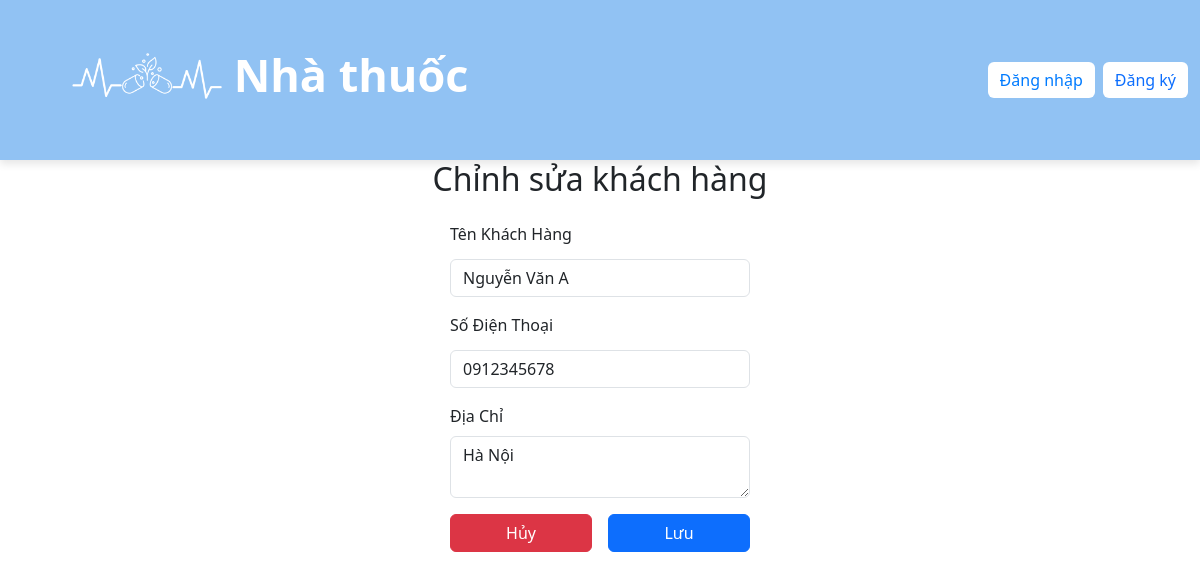
The page /edit_khachHang.php?MaKH=1 on the database its author committed.
### tables this page shows
CREATE TABLE KhachHang (
    MaKH INT AUTO_INCREMENT PRIMARY KEY,
    TenKH VARCHAR(100) NOT NULL,
    SoDienThoai VARCHAR(15) NOT NULL, 
    DiaChi TEXT NOT NULL
);

### public/edit_khachHang.php (the view, shortened to what this page needs)
<?php
require_once __DIR__ . '/../src/bootstrap.php';
if (isset($_GET['MaKH'])) {
    $maKH = $_GET['MaKH'];
    $stmt = $pdo->prepare("SELECT * FROM KhachHang WHERE MaKH = :maKH");
    $stmt->execute(['maKH' => $maKH]);
    $khachHang = $stmt->fetch(PDO::FETCH_ASSOC);
} else {
    die("Thiếu mã khách hàng!");
}
include __DIR__ . '/../src/partials/head.php';
include __DIR__ . '/../src/partials/header.php';
?>
<div class="container d-flex justify-content-center align-items-center">
    <div class="col-md-6">
        <h2 class="text-center mb-4">Chỉnh sửa khách hàng</h2>
        <form method="POST">
            <div class="mb-3">
                <label for="TenKH" class="form-label">Tên Khách Hàng</label>
                <input type="text" class="form-control" id="TenKH" name="TenKH"
                    value="<?php echo htmlspecialchars($khachHang['TenKH']); ?>" required>
            </div>
            <div class="mb-3">
                <label for="SoDienThoai" class="form-label">Số Điện Thoại</label>
                <input type="text" class="form-control" id="SoDienThoai" name="SoDienThoai"
                    value="<?php echo htmlspecialchars($khachHang['SoDienThoai']); ?>" required>
            </div>
            <div class="mb-3">
                <label for="DiaChi" class="form-label">Địa Chỉ</label>
                <textarea class="form-control" id="DiaChi" name="DiaChi"
                    required><?php echo htmlspecialchars($khachHang['DiaChi']); ?></textarea>
            </div>
            <div class="d-flex justify-content-center gap-3">
                <a href="index.php" class="btn btn-danger w-50 text-center">Hủy</a>
                <button type="submit" class="btn btn-primary w-50">Lưu</button>
            </div>
        </form>
    </div>
</div>

### public/css/style.css (style rules this page uses)
form { width: 300px; margin: auto; }
input { width: 100%; padding: 10px; margin: 5px 0; border: 1px solid #ccc; border-radius: 5px; }
button { width: 100%; padding: 10px; background-color: #007bff; color: rgb(255, 255, 255); border: none; border-radius: 5px; }

### rows shown on the page
khachhang: TenKH "Nguyễn Văn A", SoDienThoai "0912345678", DiaChi "Hà Nội"
